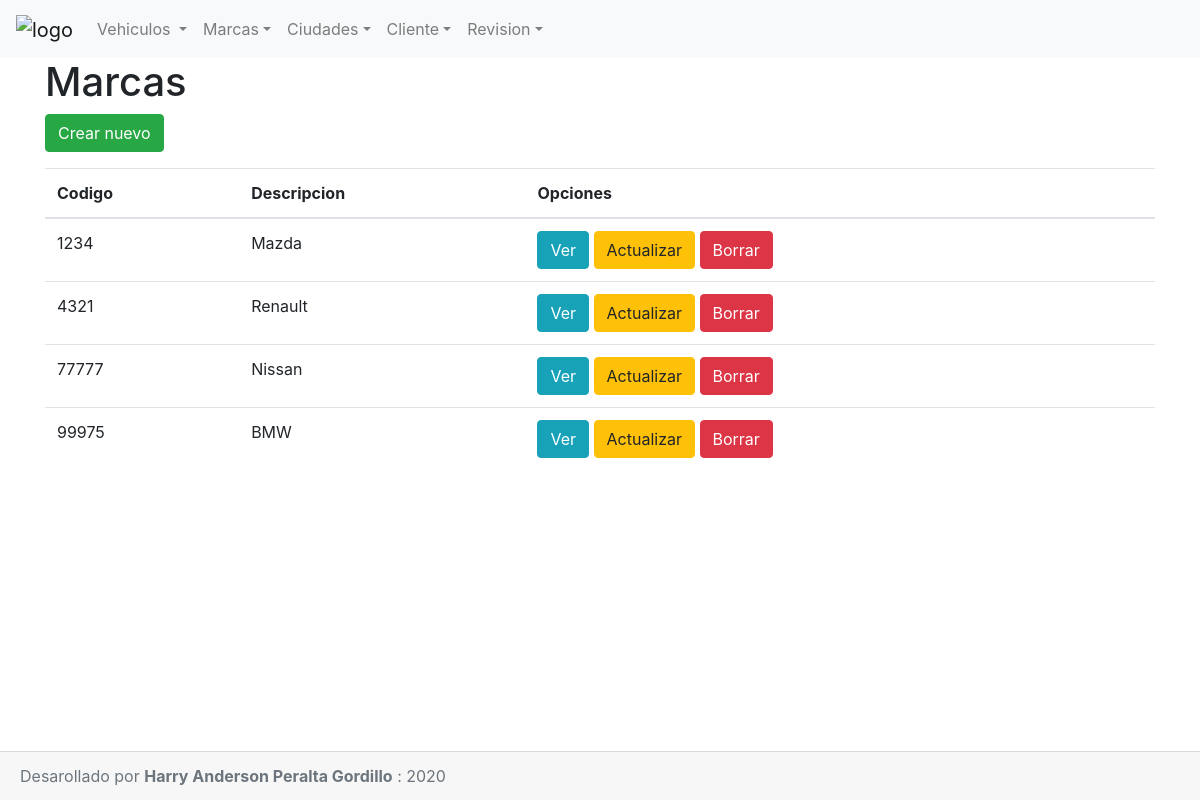
The app's page /index.php?control=marca&action=index with its own data.
### tables this page shows
CREATE TABLE `marca` (
  `codigo` int(11) NOT NULL,
  `descripcion` varchar(30) NOT NULL
);

### controllers/MarcaController.php (called while the page is built, shortened)
<?php
    class MarcaController
    {
        public function __construct()
        {
            require_once "models/Marca.php";
        }
        public function index()
        {
            $marcas = new Marca();
            $data["marcas"] = $marcas->listar();
            $data["titulo"] = "Marcas";
            require_once "views/marcas/index.php";
        }
    }
?>

### config/conexion.php (called while the page is built, shortened)
<?php
class Conectar
{
    public static function conexion()
    {
        $conexion = new mysqli("localhost","root","","concesionario");
        return $conexion;
    }
}
?>

### models/Marca.php (called while the page is built, shortened)
<?php
    class Marca
    {
        private $db;
        private $marcas;
        public function __construct()
        {
            $this->db = Conectar::conexion();
            $this->marcas = array();
        }
        public function listar()
        {
            $sql = "SELECT * FROM marca";
            $resultado = $this->db->query($sql);
            while ($row = $resultado->fetch_assoc())
            {
                $this->marcas[] = $row;
            }
            return $this->marcas;
        }
    }
?>

### views/marcas/index.php (the view)
<?php require "views/shared/header.php"; ?>
<div class="container">
<h1> <?php echo $data["titulo"]?></h1>
    <a href="index.php?control=marca&action=insert" class="btn btn-success">Crear nuevo</a>
    <table class="table mt-3">
        <thead>
            <tr>
                <th>Codigo</th>
                <th>Descripcion</th>
                <th>Opciones</th>
            </tr>
        </thead>
        <tbody>
            <?php foreach($data['marcas'] as $marca)   { ?>
                <tr>
                    <td><?= $marca['codigo'] ?></td>
                    <td><?= $marca['descripcion'] ?></td>
                    <td>
                        <a href="index.php?control=marca&action=view&codigo=<?= $marca['codigo'] ?>" class="btn btn-info">Ver</a>
                        <a href="index.php?control=marca&action=edit&codigo=<?= $marca['codigo'] ?>" class="btn btn-warning">Actualizar</a>
                        <a href="index.php?control=marca&action=delete&codigo=<?= $marca['codigo'] ?>" class="btn btn-danger">Borrar</a>
                    </td>
                </tr>
            <?php } ?>
        </tbody>
    </table>
</div>
<?php require "views/shared/footer.php"; ?>

### records on screen
marca: codigo "1234", descripcion "Mazda"
marca: codigo "4321", descripcion "Renault"
marca: codigo "77777", descripcion "Nissan"
marca: codigo "99975", descripcion "BMW"

### other values on screen
$data["titulo"] "Marcas"
